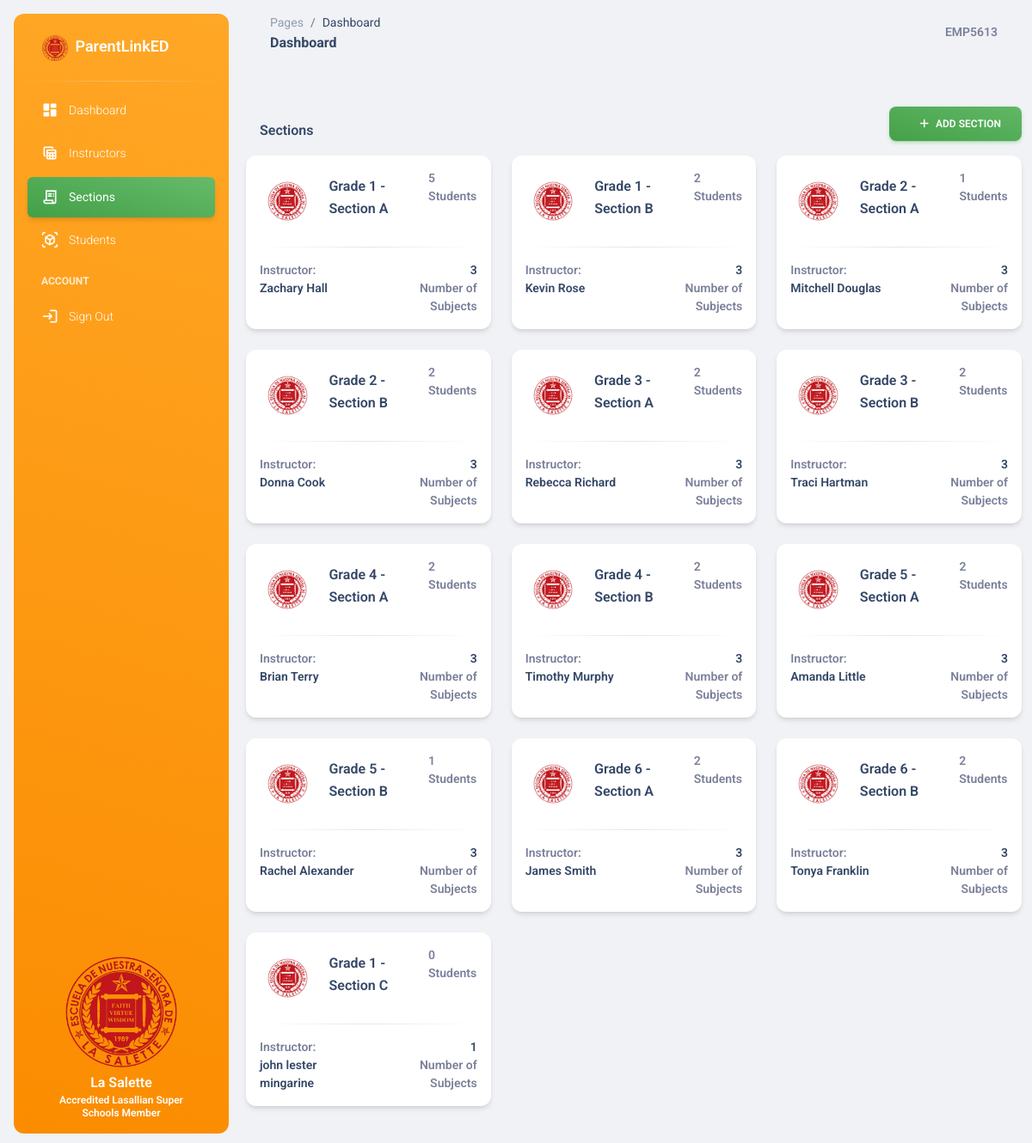
The app's page /sections/ (signed in), older data.
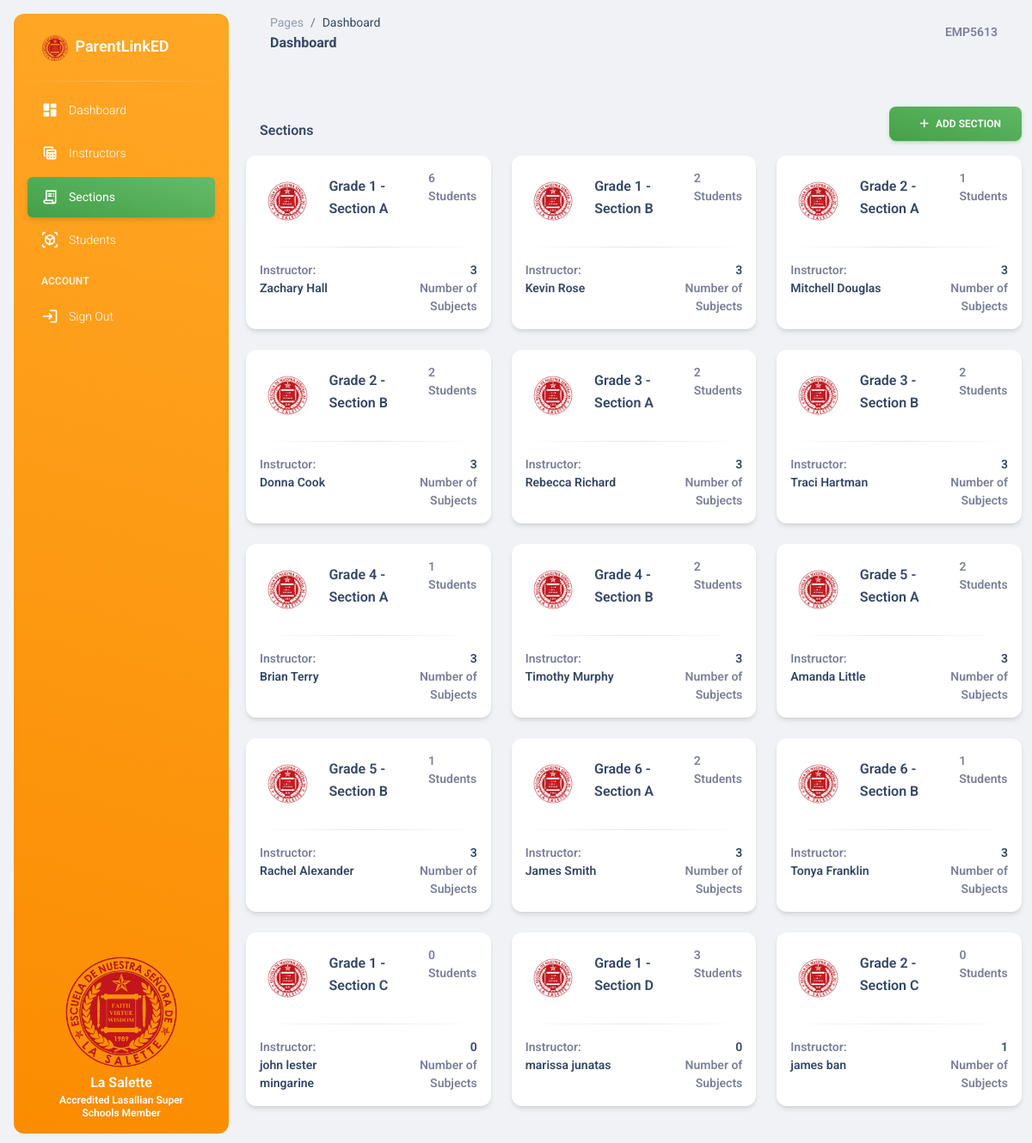
The same page, newer data.
### base/models.py (models this page shows, shortened)
class YearLevelSection(models.Model):
    year_levels = [
        ('Grade 1', 'Grade 1'),
        ('Grade 2', 'Grade 2'),
        ('Grade 3', 'Grade 3'),
        ('Grade 4', 'Grade 4'),
        ('Grade 5', 'Grade 5'),
        ('Grade 6', 'Grade 6'),
    ]
    year_level = models.CharField(max_length=10, choices=year_levels)
    section = models.CharField(max_length=10)
    subjects = models.ManyToManyField(Subject, null=True, blank=True, related_name='year_level_sections')
    instructor = models.ForeignKey(Instructor, on_delete=models.CASCADE, related_name='year_level_sections', null = True, blank = True)
    slug = models.SlugField(max_length=255, unique=True, null=True, blank=True)
    def __str__(self):
        return f"{self.year_level} - {self.section}"
    def count_subjects(self):
        return self.subjects.count()
    def count_students(self):
        return Student.objects.filter(year_level_section=self).count()

class Instructor(models.Model):
    user = models.OneToOneField(User, on_delete=models.CASCADE)
    employee_id = models.CharField(max_length=100, null = True, blank = True)
    contact_number = models.CharField(max_length=11, null = True, blank = True)
    address = models.CharField(max_length=255, null = True, blank = True)
    avatar = models.ImageField(upload_to='avatars/', default = '/default_avatar.png', null = True, blank = True)
    date_created = models.DateTimeField(auto_now_add=True, null = True, blank = True)

### base/views.py (the view)
# urls.py: path('sections/', views.subject_page, name='subject_page'),
@login_required
def subject_page(request):
    year_level_section = YearLevelSection.objects.all()
    context = {
        'year_level_section': year_level_section
    }
    return render(request, 'base/admin/subjects.html', context)

### base/templates/base/admin/subjects.html (shortened to what this page needs)
{% extends 'base.html' %}
{% block content %}
<div class="row">
    <div class="d-flex justify-content-between align-items-center mt-4">
        <h6 class="m-3">Sections</h6>
        <p class="text-sm mb-0">
            <a href="" class="btn bg-gradient-success" type="button" data-bs-toggle="modal" data-bs-target="#add-section"><span class="font-weight-bold text-white ms-1"><i class="fa fa-plus mx-2"></i>Add Section</span></a>
        </p>
    </div>
    {% for subj in year_level_section%}
      <div class="col-lg-4 col-md-6 mb-4">
        <div class="card">
          <div class="card-body p-3">
            <div class="d-flex">
              <div class="avatar avatar-xl bg-gradient-white border-radius-md p-2">
                <img src="/static/assets/img/logo.png" alt="spotify_logo">
              </div>
              <div class="ms-3 my-auto">
                <h6><a href="{% url 'section_detail' subj.slug %}">{{ subj }}</a></h6>
              </div>
              <div class="ms-auto">
                <p class="text-secondary text-sm font-weight-bold mb-0">{{ subj.count_students }} Students</p>
              </div>
            </div>
            <hr class="horizontal dark">
            <div class="row">
              <div class="col-6">
                <p class="text-secondary text-sm font-weight-bold mb-0">Instructor: </p>
                <h6 class="text-sm mb-0"><a href="{% url 'instructor_detail' subj.instructor.employee_id %}">{{ subj.instructor.user.first_name }} {{ subj.instructor.user.last_name}}</a></h6>
              </div>
              <div class="col-6 text-end">
                <h6 class="text-sm mb-0">{{ subj.count_subjects }}</h6>
                <p class="text-secondary text-sm font-weight-bold mb-0">Number of Subjects</p>
              </div>
            </div>
          </div>
        </div>
      </div>
    {% endfor %}
</div>
{% endblock %}

Row changes from the older to the newer data that the page shows:
computed for YearLevelSection "Grade 1 - Section A": count_students "5" → "6"
computed for YearLevelSection "Grade 4 - Section A": count_students "2" → "1"
computed for YearLevelSection "Grade 6 - Section B": count_students "2" → "1"
computed for YearLevelSection "Grade 1 - Section C": count_subjects "1" → "0"
added YearLevelSection: year_level+section "Grade 1 - Section D", count_students "3", instructor.user.first_name "marissa", instructor.user.last_name "junatas", count_subjects "0"
added YearLevelSection: year_level+section "Grade 2 - Section C", count_students "0", instructor.user.first_name "james", instructor.user.last_name "ban", count_subjects "1"
